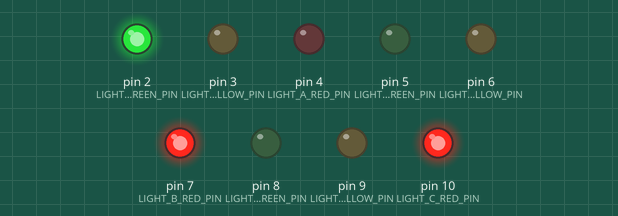
Simulated run of this program. Board: Arduino Uno, built with avr-gcc and run on an emulated ATmega328P. On the bench: output pins drawn as LEDs (lit = HIGH).

Above: at 2.5 s.
At 5.5 s:
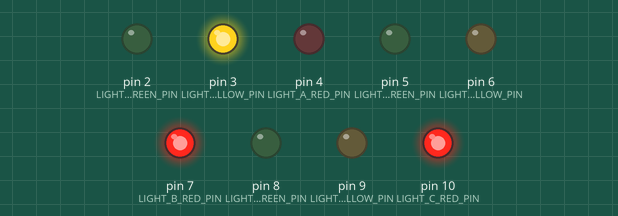
At 7.5 s:
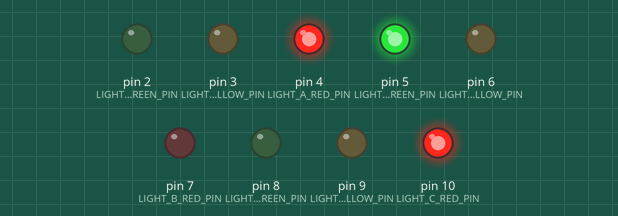
At 9.5 s:
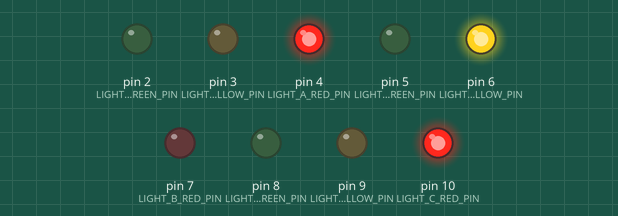
At 11.0 s:
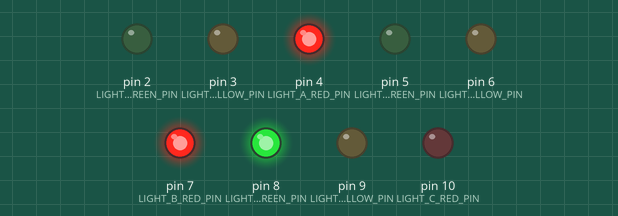
At 12.5 s:
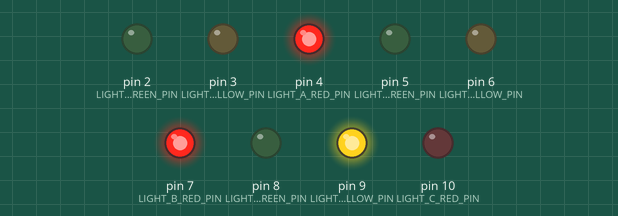
Timing chart, 0 to 16.9 s (numbered marks = the images above):
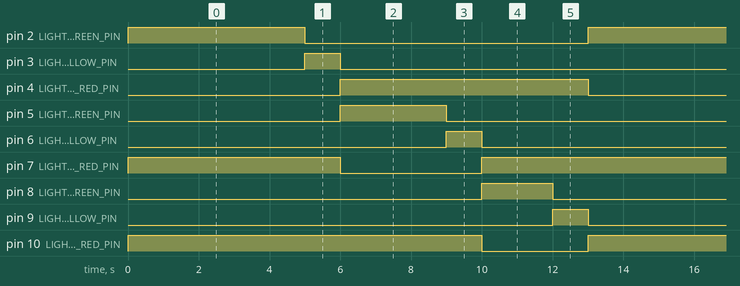

Measured:
- by itself, pin 2 (LIGHT_A_GREEN_PIN): alternates HIGH for 5.0 s and LOW for 8.0 s
- by itself, pin 3 (LIGHT_A_YELLOW_PIN), pin 6 (LIGHT_B_YELLOW_PIN), pin 9 (LIGHT_C_YELLOW_PIN): alternates HIGH for 1.0 s and LOW for 12.0 s
- by itself, pin 4 (LIGHT_A_RED_PIN): alternates HIGH for 7.0 s and LOW for 6.0 s
- by itself, pin 5 (LIGHT_B_GREEN_PIN): alternates HIGH for 3.0 s and LOW for 10.0 s
- by itself, pin 7 (LIGHT_B_RED_PIN): alternates HIGH for 9.0 s and LOW for 4.0 s
- by itself, pin 8 (LIGHT_C_GREEN_PIN): alternates HIGH for 2.0 s and LOW for 11.0 s
- by itself, pin 10 (LIGHT_C_RED_PIN): alternates HIGH for 10.0 s and LOW for 3.0 s

The program:

main.cpp
```cpp
#include <Arduino.h>
#include "traffic_sign.h"

// Define constants for pins for clarity and easy modification
const int LIGHT_A_GREEN_PIN = 2;
const int LIGHT_A_YELLOW_PIN = 3;
const int LIGHT_A_RED_PIN = 4;

const int LIGHT_B_GREEN_PIN = 5;
const int LIGHT_B_YELLOW_PIN = 6;
const int LIGHT_B_RED_PIN = 7;

const int LIGHT_C_GREEN_PIN = 8;
const int LIGHT_C_YELLOW_PIN = 9;
const int LIGHT_C_RED_PIN = 10;

// Define timing intervals for the traffic light cycle

const long LED_A_GREEN_INTERVAL = 5000;
const long LED_A_YELLOW_INTERVAL = 1000;
const long LED_B_GREEN_INTERVAL = 3000;
const long LED_B_YELLOW_INTERVAL = 1000;
const long LED_C_GREEN_INTERVAL = 2000;
const long LED_C_YELLOW_INTERVAL = 1000;
const long PERIOD_INTERVAL = LED_A_GREEN_INTERVAL + LED_A_YELLOW_INTERVAL +
                             LED_B_GREEN_INTERVAL + LED_B_YELLOW_INTERVAL +
                             LED_C_GREEN_INTERVAL + LED_C_YELLOW_INTERVAL;
const long LED_A_RED_INTERVAL = PERIOD_INTERVAL - LED_A_GREEN_INTERVAL - LED_A_YELLOW_INTERVAL;
const long LED_B_RED_INTERVAL = PERIOD_INTERVAL - LED_B_GREEN_INTERVAL - LED_B_YELLOW_INTERVAL;
const long LED_C_RED_INTERVAL = PERIOD_INTERVAL - LED_C_GREEN_INTERVAL - LED_C_YELLOW_INTERVAL;

const long LED_B_compensation = LED_A_RED_INTERVAL - LED_B_GREEN_INTERVAL - LED_B_YELLOW_INTERVAL;
const long LED_C_compensation = LED_B_compensation - LED_C_GREEN_INTERVAL - LED_C_YELLOW_INTERVAL;

// Global pointers to our traffic objects. Initialize to NULL.
ptr_traffic_light_t light_led_A = NULL;
ptr_traffic_light_t light_led_B = NULL;
ptr_traffic_light_t light_led_C = NULL;

ptr_traffic_sign_t traffic_sign_A = NULL;
ptr_traffic_sign_t traffic_sign_B = NULL;
ptr_traffic_sign_t traffic_sign_C = NULL;

void setup()
{
  // Create the traffic light hardware representations
  light_led_A = create_traffic_light(LIGHT_A_GREEN_PIN, LIGHT_A_YELLOW_PIN, LIGHT_A_RED_PIN);
  light_led_B = create_traffic_light(LIGHT_B_GREEN_PIN, LIGHT_B_YELLOW_PIN, LIGHT_B_RED_PIN);
  light_led_C = create_traffic_light(LIGHT_C_GREEN_PIN, LIGHT_C_YELLOW_PIN, LIGHT_C_RED_PIN);

  // Get the initial time
  unsigned long current_time = millis();

  // Create the traffic sign logic controllers
  // Ensure one starts GREEN and the other RED for a safe intersection
  traffic_sign_A = create_traffic_sign(light_led_A,
                                       LED_A_GREEN_INTERVAL,
                                       LED_A_YELLOW_INTERVAL,
                                       LED_A_RED_INTERVAL,
                                       GREEN_STATE,
                                       (long)current_time);

  traffic_sign_B = create_traffic_sign(light_led_B,
                                       LED_B_GREEN_INTERVAL,
                                       LED_B_YELLOW_INTERVAL,
                                       LED_B_RED_INTERVAL,
                                       RED_STATE,
                                       (long)current_time - LED_B_compensation);

  traffic_sign_C = create_traffic_sign(light_led_C,
                                       LED_C_GREEN_INTERVAL,
                                       LED_C_YELLOW_INTERVAL,
                                       LED_C_RED_INTERVAL,
                                       RED_STATE,
                                       (long)current_time - LED_C_compensation);

#ifdef DEBUG
  Serial.begin(9600);
  Serial.println();
  Serial.print("A's green interval: ");
  Serial.print(traffic_sign_A->green_interval);
  Serial.print("    A's yellow interval: ");
  Serial.print(traffic_sign_A->yellow_interval);
  Serial.print("    A's red interval: ");
  Serial.println(traffic_sign_A->red_interval);
  Serial.print("B's green interval: ");
  Serial.print(traffic_sign_B->green_interval);
  Serial.print("    B's yellow interval: ");
  Serial.print(traffic_sign_B->yellow_interval);
  Serial.print("    B's red interval: ");
  Serial.println(traffic_sign_B->red_interval);
  Serial.print("C's green interval: ");
  Serial.print(traffic_sign_C->green_interval);
  Serial.print("    C's yellow interval: ");
  Serial.print(traffic_sign_C->yellow_interval);
  Serial.print("    C's red interval: ");
  Serial.println(traffic_sign_C->red_interval);
#endif // DEBUG
}

void loop()
{
  unsigned long current_time = millis();
  // Serial.println(current_time);
  update_traffic_sign(traffic_sign_A, current_time);
  update_traffic_sign(traffic_sign_B, current_time);
  update_traffic_sign(traffic_sign_C, current_time);

#ifdef DEBUG
  Serial.println();
  Serial.print("A: ");
  Serial.print(traffic_sign_A->current_state);
  Serial.print("||");
  Serial.print("B: ");
  Serial.print(traffic_sign_B->current_state);
  Serial.print("||");
  Serial.print("C: ");
  Serial.print(traffic_sign_C->current_state);
  Serial.println();
#endif // DEBUG
}
```

traffic_light.cpp
```cpp
#include "traffic_light.h"
#include <Arduino.h>

ptr_traffic_light_t create_traffic_light(int green_pin, int yellow_pin, int red_pin)
{
  pinMode(green_pin, OUTPUT);
  pinMode(yellow_pin, OUTPUT);
  pinMode(red_pin, OUTPUT);
  ptr_traffic_light_t light = (ptr_traffic_light_t)malloc(sizeof(traffic_light_t));
  if (light == NULL)
  {
    return NULL;
  }
  light->green_pin = green_pin;
  light->yellow_pin = yellow_pin;
  light->red_pin = red_pin;
  set_traffic_light_state(light, RED_STATE);
  return light;
}

void destroy_traffic_light(ptr_traffic_light_t light)
{
  free(light);
}

void set_traffic_light_state(ptr_traffic_light_t light, traffic_light_state_t state)
{
  digitalWrite(light->green_pin, state == GREEN_STATE ? HIGH : LOW);
  digitalWrite(light->yellow_pin, state == YELLOW_STATE ? HIGH : LOW);
  digitalWrite(light->red_pin, state == RED_STATE ? HIGH : LOW);
}
```

traffic_light.h
```cpp
#ifndef TRAFFIC_LIGHT_H
#define TRAFFIC_LIGHT_H
typedef enum
{
  GREEN_STATE,
  YELLOW_STATE,
  RED_STATE
} traffic_light_state_t;
typedef struct
{
  int green_pin;
  int yellow_pin;
  int red_pin;
} traffic_light_t, *ptr_traffic_light_t;

ptr_traffic_light_t create_traffic_light(int g, int y, int r);
void destroy_traffic_light(ptr_traffic_light_t);
void set_traffic_light_state(ptr_traffic_light_t light, traffic_light_state_t state);

#endif // TRAFFIC_LIGHT_H
```

traffic_sign.cpp
```cpp
#include "traffic_sign.h"
#include <Arduino.h>

ptr_traffic_sign_t create_traffic_sign(ptr_traffic_light_t light,
                                       long green_time,
                                       long yellow_time,
                                       long red_time,
                                       traffic_light_state_t initial_state,
                                       long current_time)
{
  ptr_traffic_sign_t traffic_sign = (ptr_traffic_sign_t)malloc(sizeof(traffic_sign_t));
  if (traffic_sign == NULL)
    return NULL;
  traffic_sign->light = light;
  traffic_sign->green_interval = green_time;
  traffic_sign->yellow_interval = yellow_time;
  traffic_sign->red_interval = red_time;
  traffic_sign->current_state = initial_state;
  traffic_sign->last_change_time = current_time;
  set_traffic_light_state(traffic_sign->light, initial_state == GREEN_STATE ? GREEN_STATE : RED_STATE);
  return traffic_sign;
}

void destroy_traffic_sign(ptr_traffic_sign_t traffic_sign)
{
  if (traffic_sign != NULL)
  {
    destroy_traffic_light(traffic_sign->light);
    free(traffic_sign);
  }
}

void update_traffic_sign(ptr_traffic_sign_t traffic_sign,
                         long current_time)
{
  long time_in_state = current_time - traffic_sign->last_change_time;

  switch (traffic_sign->current_state)
  {
  case GREEN_STATE:
    if (time_in_state >= traffic_sign->green_interval)
    {
      traffic_sign->current_state = YELLOW_STATE;
      traffic_sign->last_change_time = current_time;
      set_traffic_light_state(traffic_sign->light, YELLOW_STATE);
    }
    break;
  case YELLOW_STATE:
    if (time_in_state >= traffic_sign->yellow_interval)
    {
      traffic_sign->current_state = RED_STATE;
      traffic_sign->last_change_time = current_time;
      set_traffic_light_state(traffic_sign->light, RED_STATE);
    }
    break;
  case RED_STATE:
    if (time_in_state >= traffic_sign->red_interval)
    {
      traffic_sign->current_state = GREEN_STATE;
      traffic_sign->last_change_time = current_time;
      set_traffic_light_state(traffic_sign->light, GREEN_STATE);
    }
    break;
  }
}
```

traffic_sign.h
```cpp
#ifndef TRAFFIC_SIGN_H
#define TRAFFIC_SIGN_H

#include "traffic_light.h"

typedef struct
{
  ptr_traffic_light_t light;
  long green_interval;
  long yellow_interval;
  long red_interval;
  traffic_light_state_t current_state;
  long last_change_time;
} traffic_sign_t, *ptr_traffic_sign_t;

ptr_traffic_sign_t create_traffic_sign(ptr_traffic_light_t light,
                                       long green_time,
                                       long yellow_time,
                                       long red_time,
                                       traffic_light_state_t initial_sign_state,
                                       long current_time);
void destroy_traffic_sign(ptr_traffic_sign_t traffic_sign);
void update_traffic_sign(ptr_traffic_sign_t traffic_sign,
                         long current_time);

#endif // TRAFFIC_SIGN_H
```
